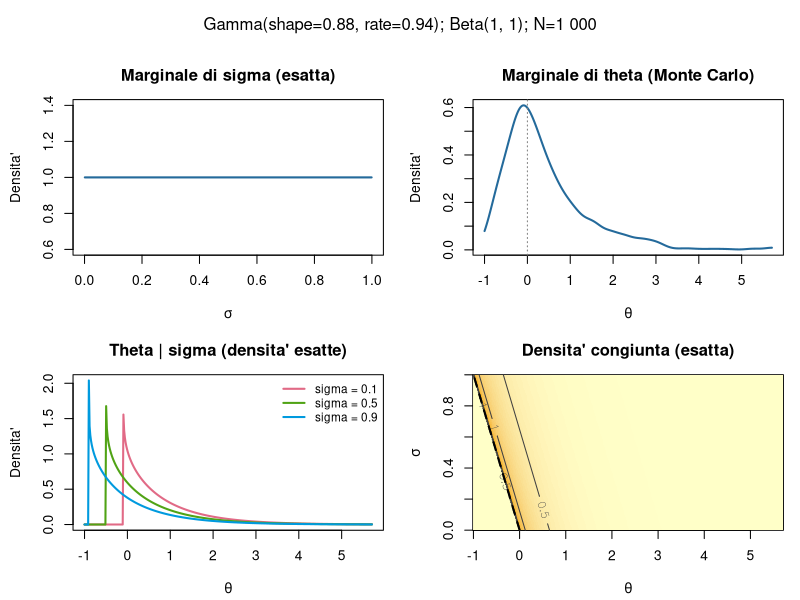

The R script that drew this image:
# Prior: sigma ~ Beta(a_sigma,b_sigma), theta+sigma | sigma ~ Gamma(a_theta,b_theta).
# Eseguibile con Ctrl+Invio, senza pacchetti aggiuntivi.
# Working directory: FGMRandomBlocks oppure PriorK_simulation.
# b_theta e' RATE (come rgamma(n, alpha, beta) in utility_functions.R).
# Se b_theta rappresenta invece SCALE, impostare gamma_parameterization="scale".

# ==================== CONFIGURAZIONE UTENTE ==========================
# Valori di esempio: sostituire con gli iperparametri desiderati.
a_theta <- 0.88
b_theta <- 0.94
a_sigma <- 1
b_sigma <- 1
gamma_parameterization <- "rate"  # "rate" oppure "scale"
N <- 1000L                     # numero di estrazioni Monte Carlo
seed <- 20261001L
sigma_conditional <- c(0.1, 0.5, 0.9)
upper_plot_quantile <- 0.995      # limite destro dei grafici di theta
save_plot <- FALSE
script_dir <- if (dir.exists("PriorK_simulation")) "PriorK_simulation" else "."
output_dir <- file.path(script_dir, "results", "theta_sigma_prior")
# ====================================================================

stopifnot(all(is.finite(c(a_theta, b_theta, a_sigma, b_sigma))),
          all(c(a_theta, b_theta, a_sigma, b_sigma) > 0),
          length(N) == 1L, is.finite(N), N >= 1000, N == floor(N),
          gamma_parameterization %in% c("rate", "scale"),
          length(sigma_conditional) > 0L, all(is.finite(sigma_conditional)),
          all(sigma_conditional > 0 & sigma_conditional < 1),
          upper_plot_quantile > 0.5, upper_plot_quantile < 1)
gamma_rate <- if (gamma_parameterization == "rate") b_theta else 1 / b_theta

# Campionamento gerarchico: U e sigma indipendenti, theta=U-sigma.
set.seed(seed)
sigma_draws <- rbeta(N, shape1 = a_sigma, shape2 = b_sigma)
U_draws <- rgamma(N, shape = a_theta, rate = gamma_rate)
theta_draws <- U_draws - sigma_draws
prior_draws <- data.frame(theta = theta_draws, sigma = sigma_draws)

# Il supporto e' 0<sigma<1, theta>-sigma; theta puo' essere negativa.
# Nessuna troncatura delle estrazioni. Solo i grafici limitano la coda destra.
theta_limits <- c(-1, max(0.1, unname(quantile(theta_draws, upper_plot_quantile))))
theta_density <- density(theta_draws, from = theta_limits[1],
                         to = theta_limits[2], n = 1024)
# La marginale di theta e' una KDE Monte Carlo, non una densita' esatta.
# La KDE puo' avere bias vicino al bordo theta=-1.
sigma_axis <- seq(0.001, 0.999, length.out = 300)
theta_axis <- seq(theta_limits[1], theta_limits[2], length.out = 400)

# Densita' congiunta ESATTA: f(theta,sigma)=f_Gamma(theta+sigma)*f_Beta(sigma).
# Il cambio di variabili (U,sigma)->(theta,sigma) ha Jacobiano unitario.
joint_density <- outer(theta_axis, sigma_axis, function(theta, sigma) {
  u <- theta + sigma
  value <- numeric(length(u))
  inside <- u > 0
  value[inside] <- exp(dgamma(u[inside], shape = a_theta, rate = gamma_rate, log = TRUE) +
                        dbeta(sigma[inside], a_sigma, b_sigma, log = TRUE))
  value
})

plot_theta_sigma_prior <- function() {
  old_par <- par(no.readonly = TRUE)
  on.exit(par(old_par))
  par(mfrow = c(2, 2), mar = c(4.2, 4.4, 3, 1), oma = c(0, 0, 3, 0))

  plot(sigma_axis, dbeta(sigma_axis, a_sigma, b_sigma), type = "l", lwd = 2,
       col = "#246A9B", xlab = expression(sigma), ylab = "Densita'",
       main = "Marginale di sigma (esatta)", xlim = c(0, 1))

  plot(theta_density$x, theta_density$y, type = "l", lwd = 2,
       col = "#246A9B", xlab = expression(theta), ylab = "Densita'",
       main = "Marginale di theta (Monte Carlo)")
  abline(v = 0, lty = 3, col = "grey50")

  colors <- hcl.colors(length(sigma_conditional), "Dark 3")
  conditional_density <- vapply(sigma_conditional, function(sigma) {
    d <- dgamma(theta_axis + sigma, shape = a_theta, rate = gamma_rate)
    d[!is.finite(d)] <- NA_real_  # singolarita' al bordo se shape<1
    d
  }, numeric(length(theta_axis)))
  matplot(theta_axis, conditional_density, type = "l", lty = 1, lwd = 2,
          col = colors, xlab = expression(theta), ylab = "Densita'",
          main = "Theta | sigma (densita' esatte)")
  legend("topright", legend = paste0("sigma = ", sigma_conditional),
         col = colors, lty = 1, lwd = 2, bty = "n", cex = 0.85)

  # Contorni etichettati con i valori della densita', non log-densita'.
  image(theta_axis, sigma_axis, joint_density,
        col = hcl.colors(80, "YlOrRd", rev = TRUE),
        xlab = expression(theta), ylab = expression(sigma),
        main = "Densita' congiunta (esatta)")
  contour(theta_axis, sigma_axis, joint_density, add = TRUE,
          nlevels = 7, col = "grey25", labcex = 0.7)
  lines(-sigma_axis, sigma_axis, lty = 2, lwd = 2)

  mtext(sprintf("Gamma(shape=%g, %s=%g); Beta(%g, %g); N=%s",
                a_theta, gamma_parameterization, b_theta, a_sigma, b_sigma,
                format(N, big.mark = " ", scientific = FALSE)),
        outer = TRUE, line = 1, cex = 1)
}

# Grafico nel pannello Plots: eseguire questa riga con Ctrl+Invio.
plot_theta_sigma_prior()

# Controllo dei momenti: E(theta)=a_theta/rate - E(sigma).
mean_sigma <- a_sigma / (a_sigma + b_sigma)
var_sigma <- a_sigma*b_sigma / ((a_sigma+b_sigma)^2*(a_sigma+b_sigma+1))
moment_check <- data.frame(
  parameter = c("sigma", "theta"),
  mean_MC = c(mean(sigma_draws), mean(theta_draws)),
  mean_theoretical = c(mean_sigma, a_theta/gamma_rate - mean_sigma),
  sd_MC = c(sd(sigma_draws), sd(theta_draws)),
  sd_theoretical = c(sqrt(var_sigma), sqrt(a_theta/gamma_rate^2 + var_sigma)))
print(moment_check, row.names = FALSE)
cat(sprintf("Grafici di theta limitati a %.1f%% della coda cumulata Monte Carlo.\n",
            100*upper_plot_quantile))

if (save_plot) {
  dir.create(output_dir, recursive = TRUE, showWarnings = FALSE)
  save_prior_png <- function(path) {
    png(path, width = 1800, height = 1400, res = 150)
    on.exit(dev.off())
    plot_theta_sigma_prior()
  }
  save_prior_png(file.path(output_dir, "theta_sigma_prior.png"))
  write.csv(moment_check, file.path(output_dir, "moment_check.csv"), row.names = FALSE)
  saveRDS(list(a_theta=a_theta, b_theta=b_theta, a_sigma=a_sigma, b_sigma=b_sigma,
               gamma_parameterization=gamma_parameterization, N=N, seed=seed,
               sigma_conditional=sigma_conditional,
               upper_plot_quantile=upper_plot_quantile),
          file.path(output_dir, "config.rds"))
}
